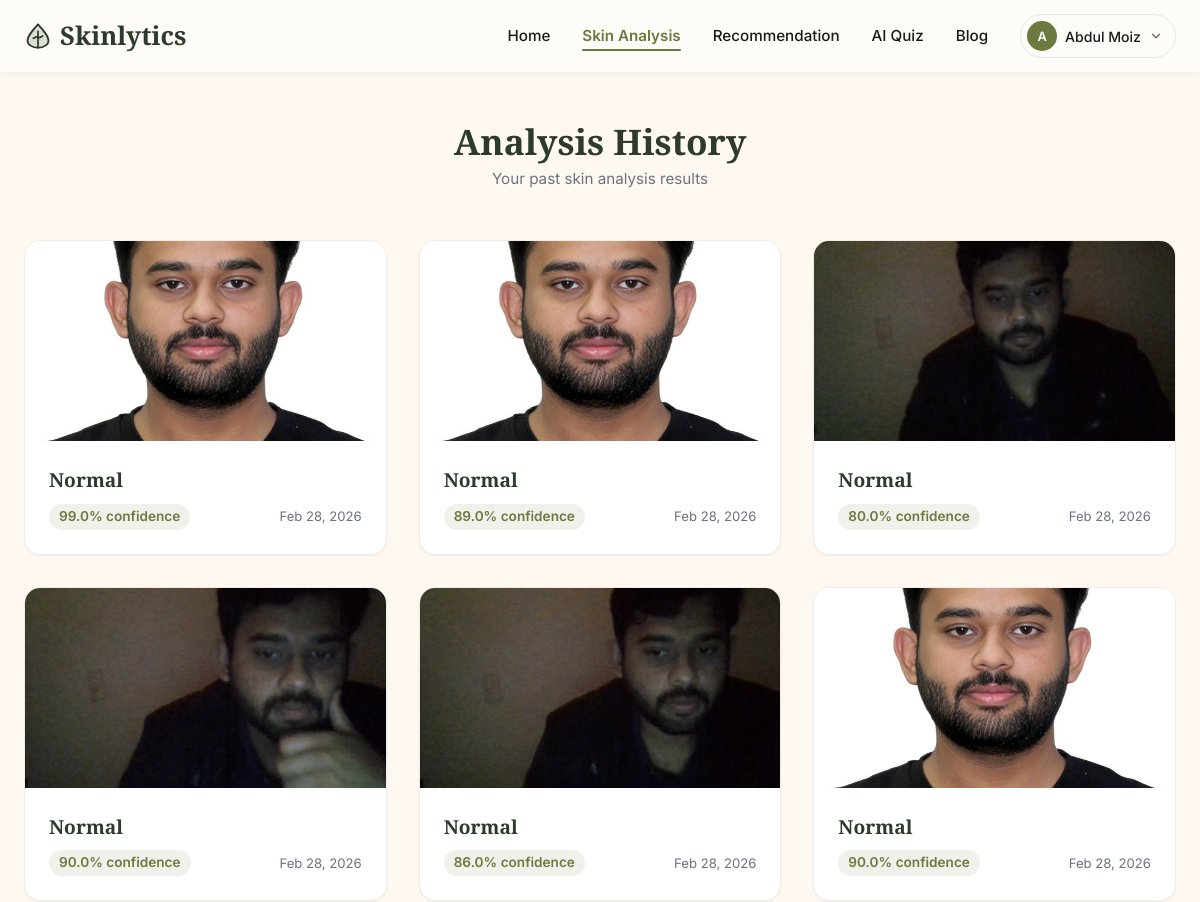
Before: /scan/history (signed in, upper part) with the older database file.
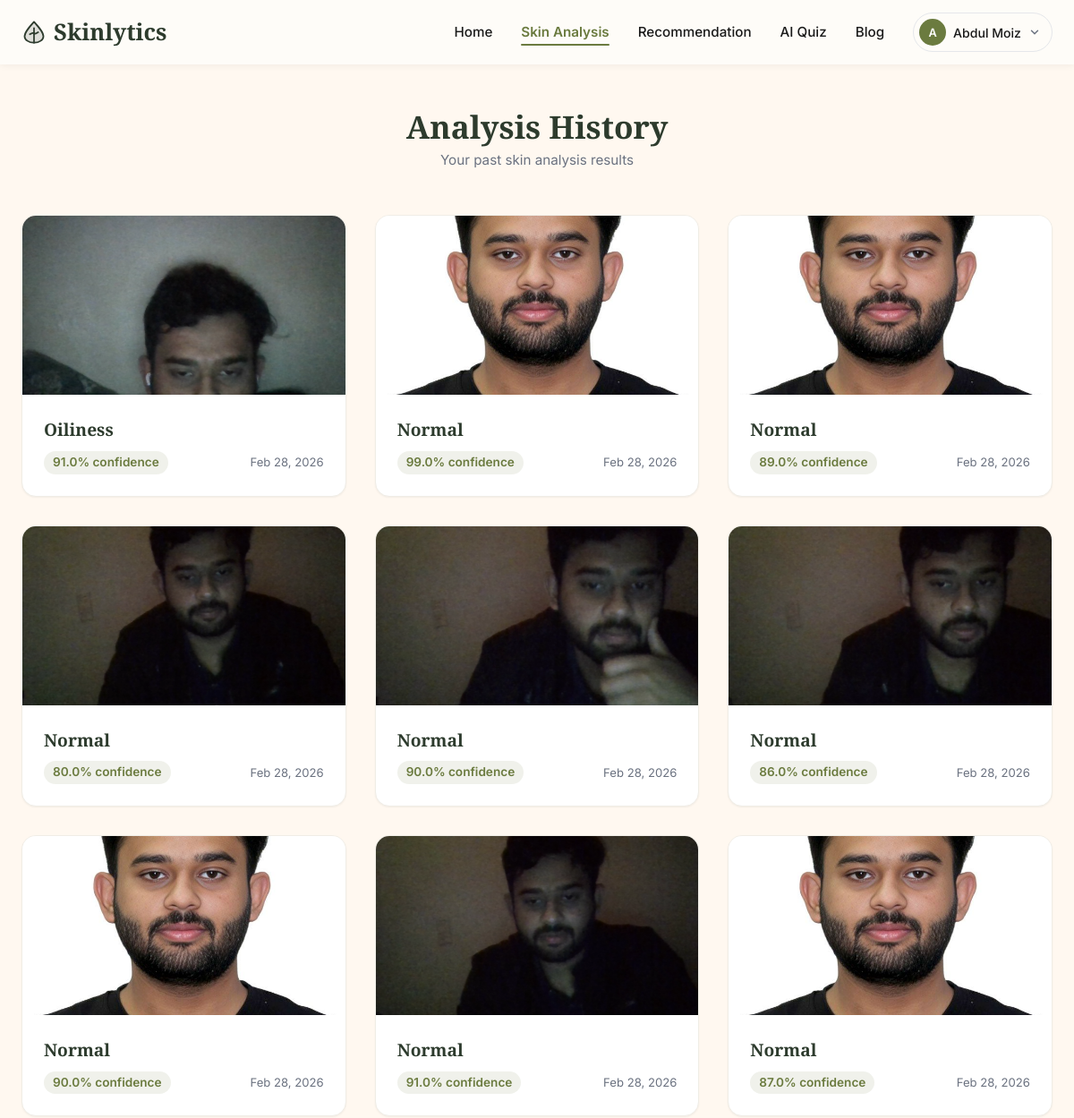
After: the same page with the newer database file.
### app/models.py (models this page shows, shortened)
class User(UserMixin, db.Model):
    __tablename__ = 'users'
    id = db.Column(db.Integer, primary_key=True)
    username = db.Column(db.String(80), unique=True, nullable=False)
    email = db.Column(db.String(120), unique=True, nullable=False)
    password_hash = db.Column(db.String(256), nullable=False)
    is_admin = db.Column(db.Boolean, default=False)
    created_at = db.Column(db.DateTime, default=datetime.utcnow)
    analyses = db.relationship('Analysis', backref='user', lazy=True)
    quiz_results = db.relationship('QuizResult', backref='user', lazy=True)
    blog_posts = db.relationship('BlogPost', backref='author', lazy=True)

class Analysis(db.Model):
    __tablename__ = 'analyses'
    id = db.Column(db.Integer, primary_key=True)
    user_id = db.Column(db.Integer, db.ForeignKey('users.id'), nullable=False)
    image_filename = db.Column(db.String(256), nullable=False)
    condition = db.Column(db.String(100), nullable=False)
    confidence = db.Column(db.Float, nullable=False)
    created_at = db.Column(db.DateTime, default=datetime.utcnow)

### app/scan/routes.py (the view)
@bp.route('/history')
@login_required
def history():
    analyses = Analysis.query.filter_by(user_id=current_user.id).order_by(Analysis.created_at.desc()).all()
    return render_template('scan/history.html', analyses=analyses)

### app/templates/scan/history.html (shortened to what this page needs)
{% extends 'base.html' %}
{% block content %}
<section class="result-page">
    <div class="container">
        <div class="result-header">
            <h1>Analysis History</h1>
            <p>Your past skin analysis results</p>
        </div>
        {% if analyses %}
        <div class="history-grid">
            {% for analysis in analyses %}
            <a href="{{ url_for('scan.result', analysis_id=analysis.id) }}" class="history-card">
                <div class="history-card-image">
                    <img src="{{ url_for('static', filename='uploads/' + analysis.image_filename) }}" alt="Analysis from {{ analysis.created_at.strftime('%B %d, %Y') }}">
                </div>
                <div class="history-card-info">
                    <div class="history-card-condition">{{ analysis.condition }}</div>
                    <div class="history-card-meta">
                        <span class="history-confidence">{{ analysis.confidence }}% confidence</span>
                        <span class="history-date">{{ analysis.created_at.strftime('%b %d, %Y') }}</span>
                    </div>
                </div>
            </a>
            {% endfor %}
        </div>
        {% endif %}
    </div>
</section>
{% endblock %}

### app/templates/base.html (shortened to what this page needs)
<!DOCTYPE html>
<html lang="en">
<head>
    <link rel="stylesheet" href="{{ url_for('static', filename='css/style.css') }}">
</head>
<body>
    <nav class="navbar">
        <div class="container">
            <a href="{{ url_for('main.home') }}" class="navbar-logo">
                Skinlytics
            </a>
            <div class="nav-menu" id="navbarMenu">
                <ul class="nav-links">
                    <li><a href="{{ url_for('main.home') }}" class="nav-link">Home</a></li>
                    {% if current_user.is_authenticated %}
                    <li><a href="{{ url_for('scan.index') }}" class="nav-link">Skin Analysis</a></li>
                    {% endif %}
                    <li><a href="{{ url_for('recommendation.index') }}" class="nav-link">Recommendation</a></li>
                    {% if current_user.is_authenticated %}
                    <li><a href="{{ url_for('quiz.index') }}" class="nav-link">AI Quiz</a></li>
                    {% endif %}
                    <li><a href="{{ url_for('blog.index') }}" class="nav-link">Blog</a></li>
                </ul>
                <div class="nav-auth">
                    {% if current_user.is_authenticated %}
                        <div class="user-dropdown" id="userDropdown">
                            <button class="user-dropdown-trigger" id="userDropdownTrigger" type="button">
                                <span class="user-initial">{{ current_user.username[0] | upper }}</span>
                                <span class="user-dropdown-name">{{ current_user.username }}</span>
                                <svg class="dropdown-chevron" width="14" height="14" viewBox="0 0 24 24" fill="none" stroke="currentColor" stroke-width="2.5" stroke-linecap="round" stroke-linejoin="round"><polyline points="6 9 12 15 18 9"/></svg>
                            </button>
                        </div>
                    {% else %}
                        <a href="{{ url_for('auth.login') }}" class="btn btn-outline btn-sm">Login</a>
                        <a href="{{ url_for('auth.register') }}" class="btn btn-primary btn-sm">Register</a>
                    {% endif %}
                </div>
            </div>
        </div>
    </nav>
    <main class="main-content">
        {% block content %}{% endblock %}
    </main>
</body>
</html>

Changed rows visible on the page:
added Analysis: image_filename (picture), condition "Oiliness", confidence "91.0", created_at "Feb 28, 2026"
now on this page (row unchanged): Analysis: image_filename (picture), condition "Normal", confidence "91.0", created_at "Feb 28, 2026"
now on this page (row unchanged): Analysis: image_filename (picture), condition "Normal", confidence "87.0", created_at "Feb 28, 2026"
